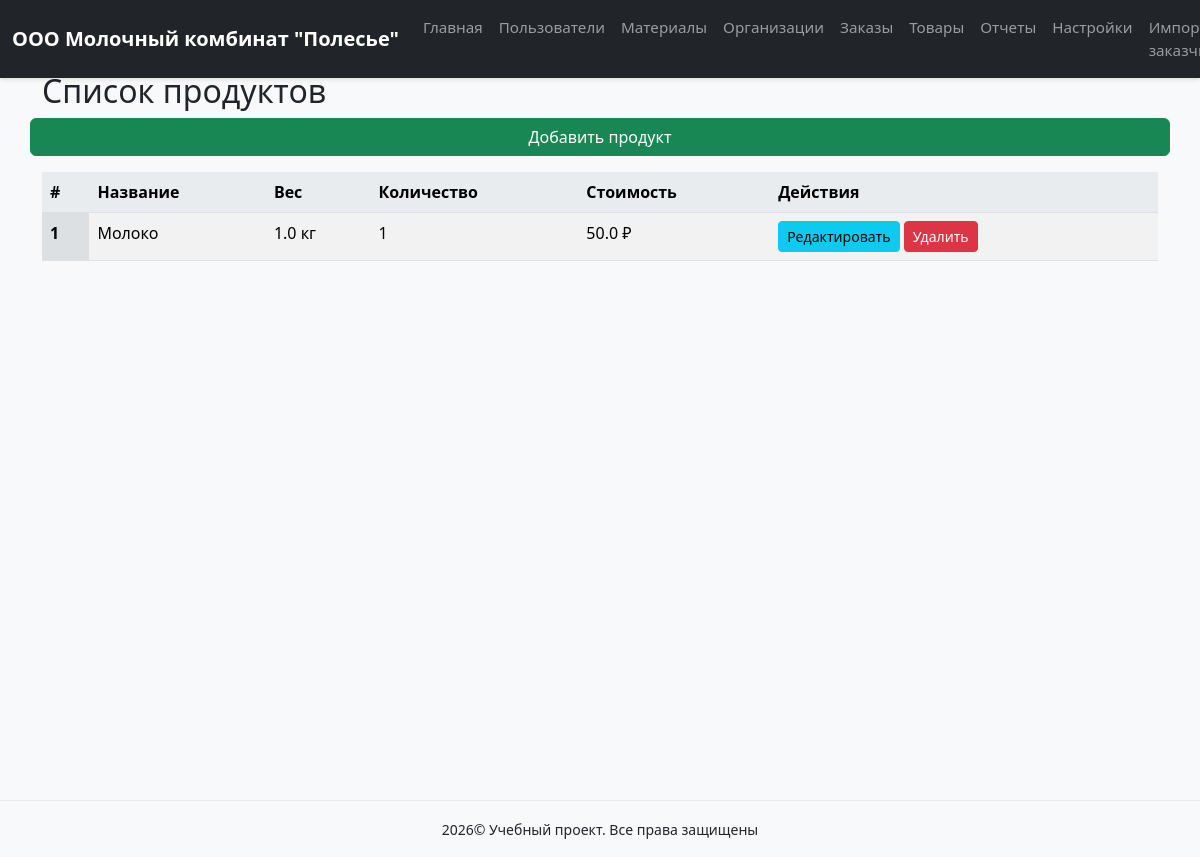
The page /products (signed in) on the database its author committed.
### models.py (models this page shows, shortened)
class Product(db.Model):
    __tablename__ = 'products'
    id = db.Column(db.Integer, primary_key=True)
    name = db.Column(db.String(100), nullable=False)
    weight = db.Column(db.Float, nullable=False)
    quantity = db.Column(db.Integer, nullable=False)
    cost = db.Column(db.Float, nullable=False)
    created_at = db.Column(db.DateTime, default=datetime.utcnow)
    updated_at = db.Column(db.DateTime, onupdate=datetime.utcnow)

### routes.py (the view)
@main_bp.route('/products')
@login_required
def products_list():
    items = Product.query.all()
    return render_template('products.html', items=items)

### app.py (called while the page is built)
def create_app():
    app = Flask(__name__)
    app.config.from_object('config.DevelopmentConfig')
    app.jinja_env.globals.update(enumerate=enumerate)
    db.init_app(app)
    login_manager.init_app(app)
    login_manager.login_view = 'main.login'
    with app.app_context():
        from models import User
        @login_manager.user_loader
        def load_user(user_id):
            return db.session.get(User, int(user_id))
        from routes import main_bp
        app.register_blueprint(main_bp)
        @app.errorhandler(404)
        def not_found_error(error):
            return render_template('errors/404.html'), 404
        @app.errorhandler(500)
        def internal_error(error):
            db.session.rollback()
            return render_template('errors/500.html'), 500
        db.create_all()
        create_admin_user()
    return app

### templates/products.html (shortened to what this page needs)
{% extends "base.html" %}
{% block content %}
<div class="row justify-content-between align-items-center mb-3">
    <h2>Список продуктов</h2>
    <a href="{{ url_for('main.add_product') }}" class="btn btn-primary">Добавить продукт</a>
</div>
<table class="table table-striped">
    <thead>
        <tr>
            <th>#</th>
            <th>Название</th>
            <th>Вес</th>
            <th>Количество</th>
            <th>Стоимость</th>
            <th>Действия</th>
        </tr>
    </thead>
    <tbody>
        {% for product in items %}
        <tr>
            <th scope="row">{{ loop.index }}</th>
            <td>{{ product.name }}</td>
            <td>{{ product.weight }} кг</td>
            <td>{{ product.quantity }}</td>
            <td>{{ product.cost }} ₽</td>
            <td>
                <a href="{{ url_for('main.edit_product', id=product.id) }}" class="btn btn-info btn-sm">Редактировать</a>
                <button type="button" class="btn btn-danger btn-sm" data-bs-toggle="modal" data-bs-target="#deleteModal{{ product.id }}">
                    Удалить
                </button>
            </td>
        </tr>
        {% endfor %}
    </tbody>
</table>
{% endblock %}

### static/css/style.css (style rules this page uses)
html, body { height: 100%; font-family: 'Segoe UI', Tahoma, Geneva, Verdana, sans-serif; background-color: #f8f9fa; margin: 0; padding: 0; }
.btn-primary { background-color: #198754; border-color: #198754; }
.table th { background-color: #e9ecef; font-weight: 600; }

### rows shown on the page
Product: name "Молоко", weight "1.0", quantity "1", cost "50.0"
